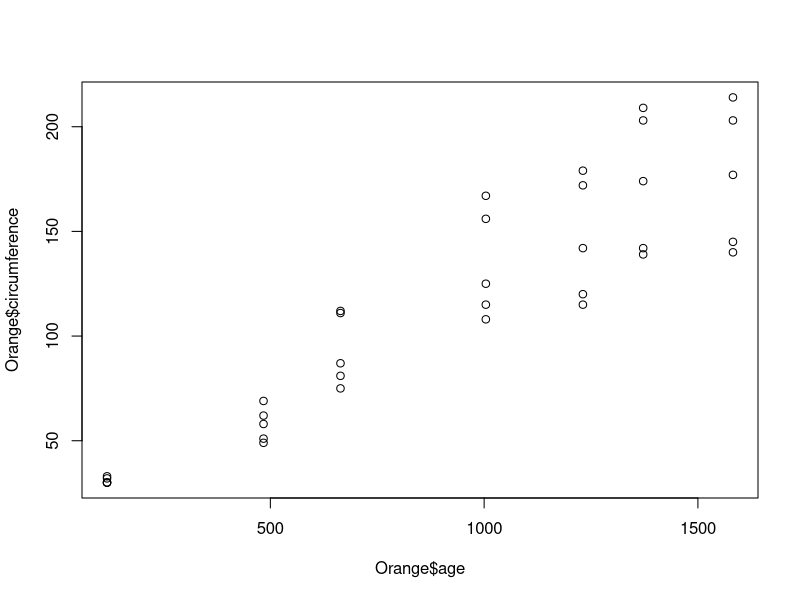
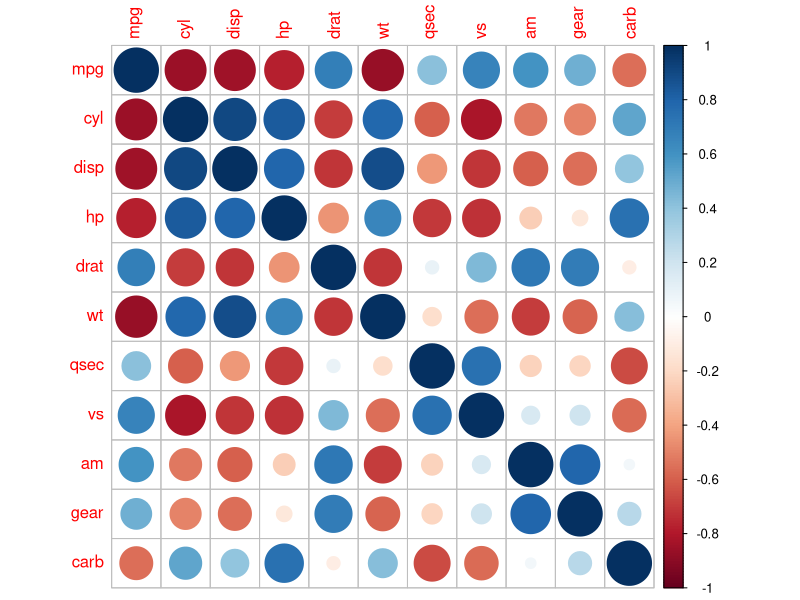
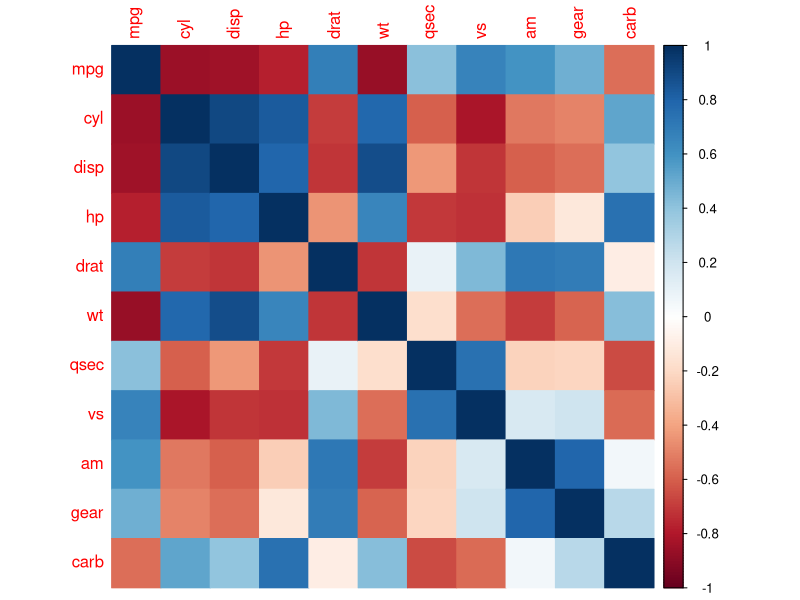
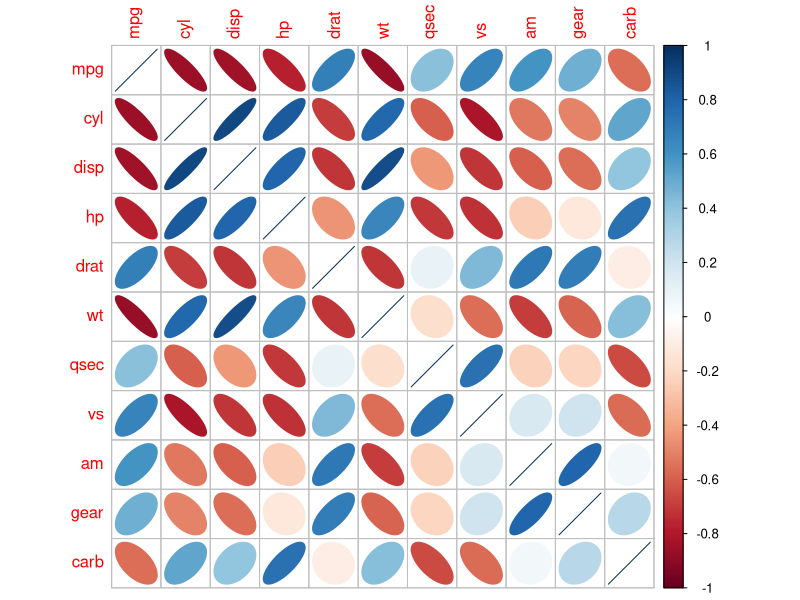
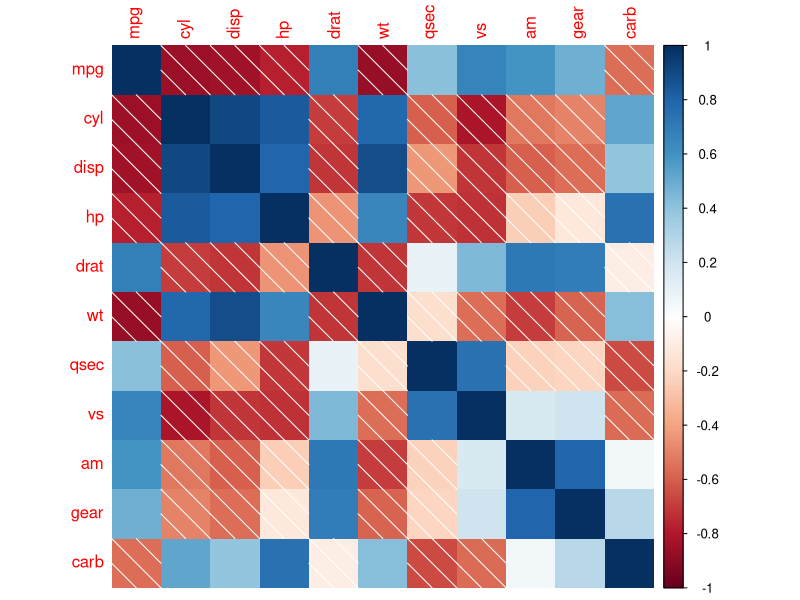
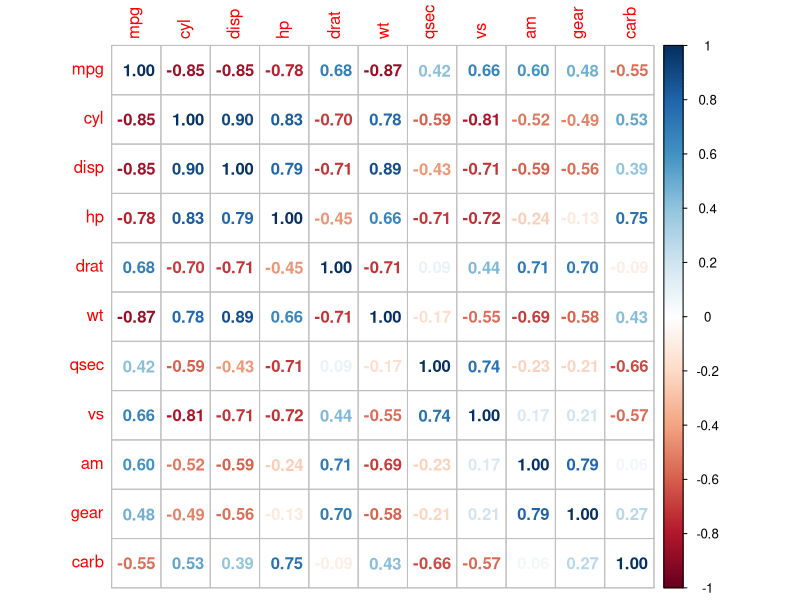
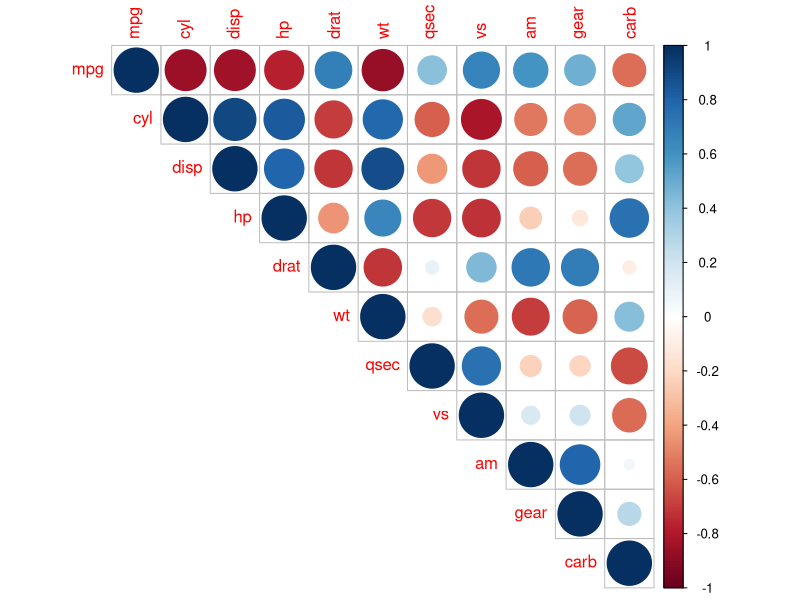
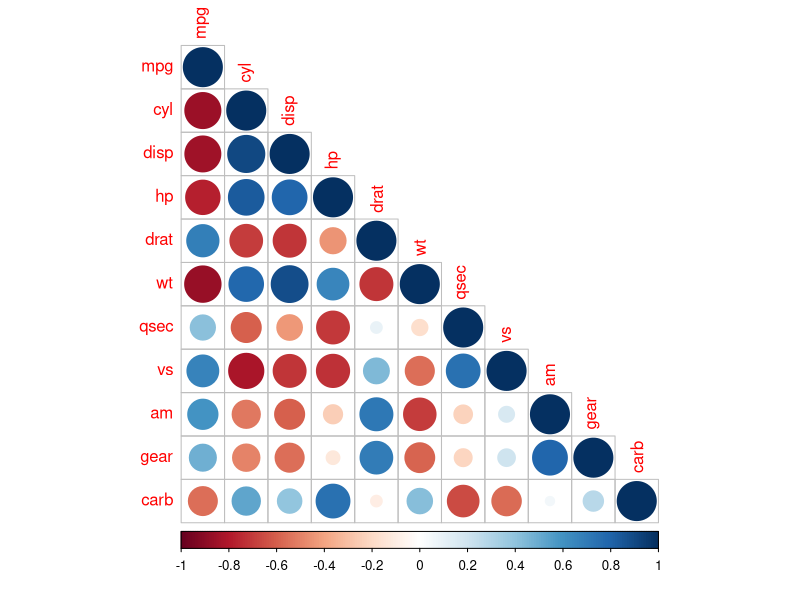

Generate these figures, in order, with R:

# Correlações -------------------------------------------------------------------------------------------------------
# Autoria do script: Jeanne Franco ---------------------------------------------------------------------------------------------------------
# Data do script: 07/05/22 -----------------------------------------------------------------------------------------------------------------
# Referência: Curso Udemy ------------------------------------------------------------------------------------------------------------------

# Correlação simples  ----------------------------------------------------------------------------------------------------------------------

### Medida da relação entre duas variáveis.

# Carregar dados ---------------------------------------------------------------------------------------------------------------------------

data() # Visualização de todos os dados disponíveis e suas descrições
data("Orange")
View(Orange)

# Checar dados com gráfico de pontos -------------------------------------------------------------------------------------------------------

plot(Orange$age, Orange$circumference)

# Correlação de Pearson --------------------------------------------------------------------------------------------------------------------

cor(Orange$age, Orange$circumference) # Correlação geral

# Teste estatístico da correlação ----------------------------------------------------------------------------------------------------------

cor.test(Orange$age, Orange$circumference) # Padrão = Pearson

# Outros tipos de correlação ---------------------------------------------------------------------------------------------------------------

cor(Orange$age, Orange$circumference, method = "pearson")
cor.test(Orange$age, Orange$circumference, method = "kendall")
cor.test(Orange$age, Orange$circumference, method = "spearman")

# Correlações com múltiplas variáveis ------------------------------------------------------------------------------------------------------

### Matriz de correlação

# Carregar dados ---------------------------------------------------------------------------------------------------------------------------

data("mtcars")
View(mtcars)

# Matriz de correlação ---------------------------------------------------------------------------------------------------------------------

cor(mtcars)

library(corrplot)
?corrplot

m <- cor(mtcars)
View(m)

### Tipos de matrizes

corrplot(m) # Padrão com circulos
corrplot(m, method = "color") # Cores
corrplot(m, method = "ellipse") # Elipses
corrplot(m, method = "shade") # Tons
corrplot(m, method = "number") # Números dos valores das correlações

### Posições

corrplot(m, type = "upper") 
corrplot(m, type = "lower") 
corrplot(m, type = "lower", method = "number")
